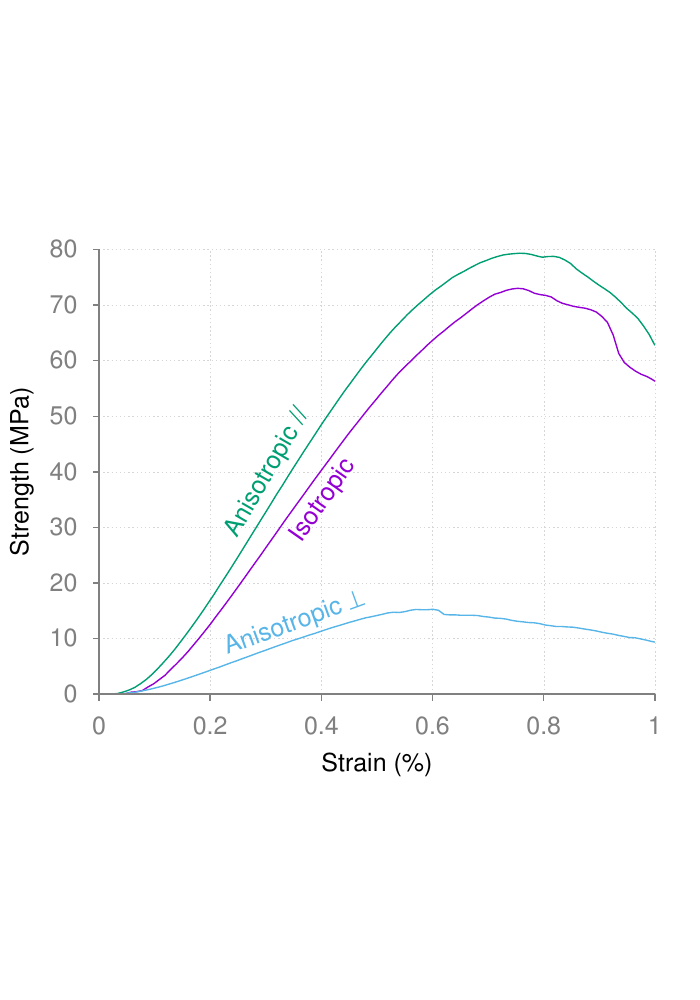

Recreate this plot in gnuplot.
reset

load 'xyborder.cfg'
load 'grid.cfg'
load 'moreland.pal'

set terminal postscript portrait enhanced color font 'Helvetica,18'  
set output 'sup_fig1.eps'
set size 1
set size ratio 0.8

FILE1 = "compression_light_tomo3_x.txt"
FILE2 = "compression_light_tomo3_y.txt"
FILE3 = "compression_light_tomo5_z.txt"

set xlabel 'Strain (%)'
set xrange [0:1]
set ylabel 'Strength (MPa)'

set style data lines

unset key

set label 1 at  0.3, 40 'Anisotropic //' center rotate by 60 front tc lt 2
set label 2 at  0.4, 35 'Isotropic' center rotate by 55 front tc lt 1
set label 3 at  0.35, 13 'Anisotropic {/Symbol \136}' center rotate by 20 front tc lt 3
plot  FILE2 u ($1*100):($2) title "Isotropic", \
      FILE3 u ($1*100):($2) title "Anisotropic //", \
      FILE1 u ($1*100):($2) title 'Anisotropic {/Symbol \136}'


unset output
# Appel extérieur à epstopdf pour transformer le fichier eps en pdf.
!epstopdf --outfile=sup_fig1.pdf sup_fig1.eps
